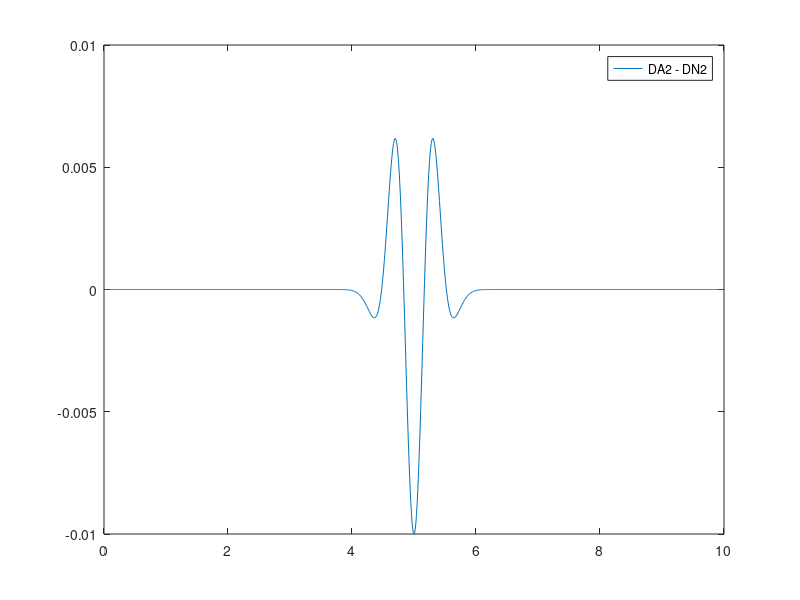

Write the MATLAB code that produced this figure.
clear

#paramètres
N=1000;
x0=5;
L=10;
a=0.1;

h=L/N;

% Domaine de définition (Df) de la fonction à dériver
x=(0:N)*h;
% Le Df de la dérivée numérique ne contient pas les points extrêmes du Df de f(x)
dx = x(2:N-1);

# Fonction à dériver
f=@(x) exp((-((x-x0).^2))/a);

# Dérivée première numérique (centrée)
DN1 = (f(dx+h) - f(dx-h))/h;

# Dérivé 2nd Numérique à 3 points
DN2 = (f(dx+h) - 2*f(dx) + f(dx-h))/(h^2);

# Comparer avec dérivé 1ere analytique j(x)
DA1= @(x) -2.*(x-x0)/a.*exp((-((x-x0).^2))/a);

# Comparer avec dérivé seconde analytique g(x)
DA2= @(x) (-2/a).*f(x)+(4/a^2)*(x-x0).^2.*f(x);

# Tracé des dérivées premières numérique et analytiques
plot(x, f(x), dx, DN1, x, DA1(x));
legend('f(x)','DN1', 'DA1')

# Tracé des dérivées secondes numérique et analytiques
plot(dx, DN2, x, DA2(x));
legend('DN2', 'DA2')

# On fait la difference
EcartDN = DA2(dx) - DN2; % dx car sinon vecteurs de tailles invalides pour soustraction
plot(dx, EcartDN);
legend('DA2 - DN2')
